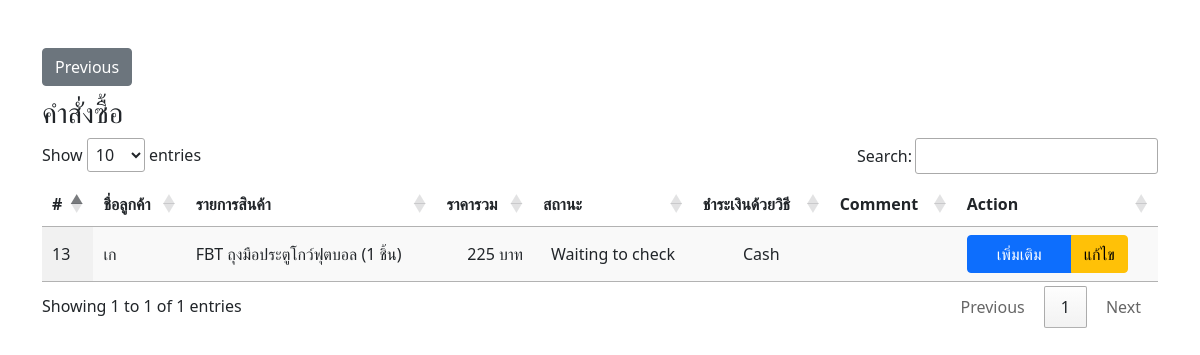
The app's page /order.php (signed in) with its own data.
### tables this page shows
CREATE TABLE `orders` (
  `id_order` int(11) NOT NULL,
  `id_cus` int(11) NOT NULL,
  `product` text NOT NULL,
  `price` int(11) NOT NULL,
  `total_price` int(11) NOT NULL,
  `note` text NOT NULL,
  `order_status` varchar(25) NOT NULL,
  `address_ship` varchar(255) NOT NULL,
  `contact` varchar(10) NOT NULL,
  `order_date` datetime NOT NULL,
  `type_payment` varchar(25) NOT NULL,
  `payment_doc` varchar(255) NOT NULL
);

CREATE TABLE `customer` (
  `id_cus` int(11) NOT NULL,
  `name` varchar(50) NOT NULL,
  `username` varchar(24) NOT NULL,
  `password` varchar(24) NOT NULL,
  `email` varchar(255) NOT NULL,
  `tel` varchar(10) NOT NULL,
  `address` text DEFAULT NULL,
  `type` varchar(20) NOT NULL
);

### order.php (the view, shortened to what this page needs)
<?php
    require_once('connect.php');
    $sql = "SELECT orders.*, customer.name AS customer_name
    FROM orders
    JOIN customer ON orders.id_cus = customer.id_cus;";
    $result = mysqli_query($conn, $sql);
?>
<!DOCTYPE html>
<html lang="en">
<head>
  <link rel="stylesheet" href="https://maxcdn.bootstrapcdn.com/bootstrap/4.5.2/css/bootstrap.min.css">
  <link rel="stylesheet" type="text/css" href="https://cdn.datatables.net/1.10.25/css/jquery.dataTables.css">
  <link href="https://cdn.jsdelivr.net/npm/bootstrap@5.1.3/dist/css/bootstrap.min.css" rel="stylesheet">
  <link rel="stylesheet" href="css/crud.css">
</head>
<body>
<div class="container mt-5">
    <a class="btn btn-secondary float-left" href="index-e.php" role="button">Previous</a>
<br>
<br>
<H3>คำสั่งซื้อ</H3>
    <table id="table_id" class="display">
        <thead>
            <tr>
                <th>#</th>
                <th>ชื่อลูกค้า</th>
                <th>รายการสินค้า</th>
                <th>ราคารวม</th>
                <th>สถานะ</th>
                <th>ชำระเงินด้วยวิธี</th>
                <th>Comment</th>
                <th>Action</th>
            </tr>
        </thead>
        <tbody>
            <?php
                if ($result->num_rows > 0) {
                while($row = $result->fetch_assoc()) {
                    if ($row['order_status'] !== "Success") {
                        ?>
                <tr>
                    <td><?php echo $row["id_order"]; ?></td>
                    <td><?php echo $row["customer_name"]; ?></td>
                    <td><?php echo $row["product"]; ?></td>
                    <td style="text-align: right;"> <?php echo $row["total_price"] ?> บาท</td>
                    <td style="text-align: center;"> <?php echo $row['order_status'] ?> </td>
                    <td style="text-align: center;"> <?php echo $row['type_payment'] ?> </td>
                    <td style="text-align: center;"><?php echo $row["note"]; ?></td>
                    <td>
                        <div class="btn-group">
                            <button class="btn btn-primary"
                                data-bs-toggle="modal"
                                data-bs-target="#my-modal<?php echo $row['id_order'] ?>"
                                style="width: 105px;"> เพิ่มเติม
                            </button>
                                <a href="edit-order.php?id=<?php echo $row['id_order'] ?>" class="btn btn-warning"> แก้ไข </a>
                        </div>
                    </td>
                </tr>
                <?php
                            }
                        }
                    } else {
                        echo "0 results";
                    }
                ?>
        </tbody>
    </table>
</div>
</body>
</html>

### records on screen
orders: id_order "13", id_cus.name "เก", product "FBT ถุงมือประตูโกว์ฟุตบอล (1 ชิ้น)", total_price "225", order_status "Waiting to check", type_payment "Cash"
